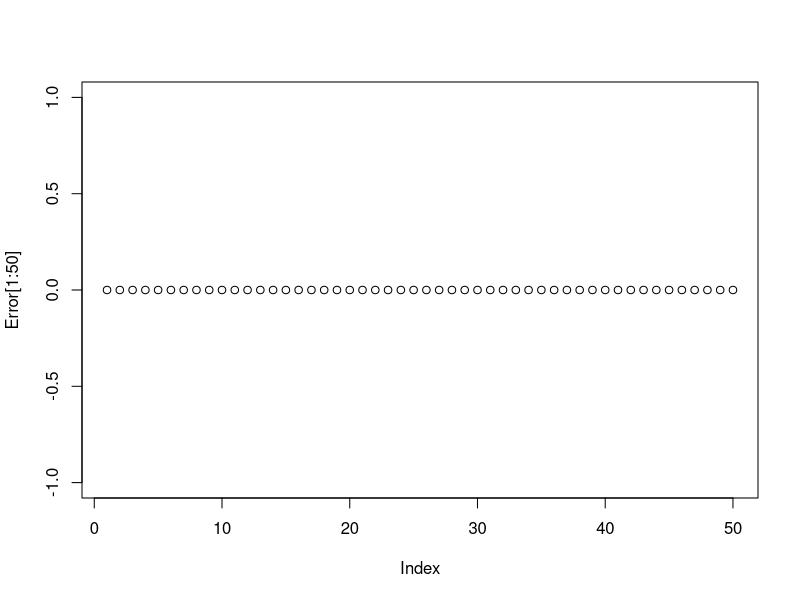

The R source for this figure:
iris_sub=iris[1:100, c(1, 3, 5)]
names(iris_sub)=c("sepal", "petal", "species") 

iris_sub <- iris_sub[sample(nrow(iris_sub)),]
head(iris_sub) 


epoch=1000


indx<-round(0.81*dim(iris_sub)[1])

trainset= iris_sub[1:indx,]
testset = iris_sub[(indx+1):nrow(iris_sub),]
X = cbind(1,trainset$sepal, trainset$petal)
Y = ifelse(trainset$species == "setosa", +1, -1)

w = vector(length = ncol(X))
Error = vector(length = epoch)

# initialize weights
w_initial=c(1,1,1)
learning.rate=0.1

w = w_initial
  
   for (iteration in 1:epoch)
   {
     for (i in 1: nrow(X))
     {

       yc=ifelse(sum(X[i,]*w) < 0, -1, +1)
       if (Y[i] != yc) 
         {
           w = w - learning.rate * (yc- Y[i])*X[i,]
           print(w)
          }
     }
     output=ifelse((X %*% w) < 0, -1, +1) -Y
     
     Error[iteration]=sum(output*output)
   }
     
plot(Error[1:50])
  
  
  # Prediction rate
  X = cbind(1,testset$sepal, testset$petal)
  Y = ifelse(testset$species == "setosa", +1, -1)
  
  yc=vector()
  for (i in 1: nrow(X))
  {
    yc[i]=ifelse(sum(X[i,]*w) < 0, -1, +1)
  }
  
   cbind(yc,Y,yc-Y)
  
   #misclassification rate
   sum(  ifelse((yc-Y) == 0, 0, +1))/length(Y)
   
